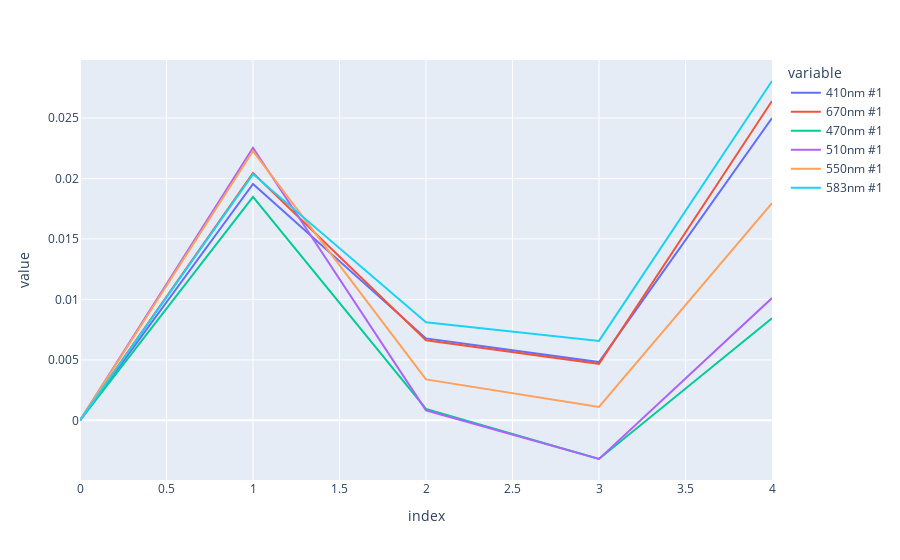
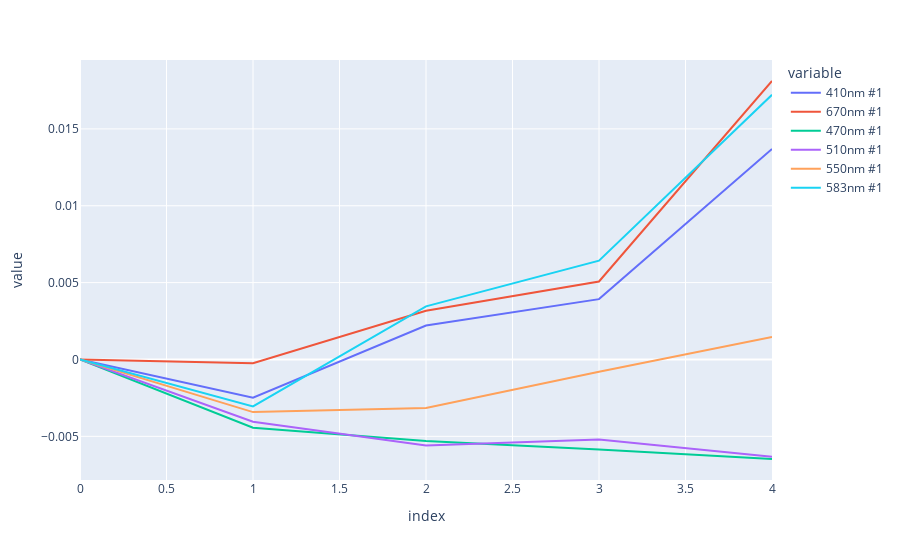
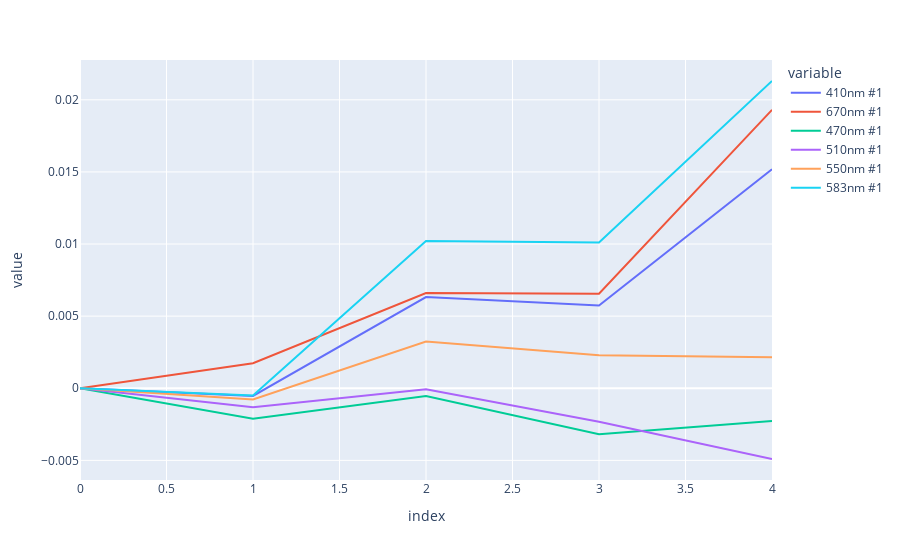
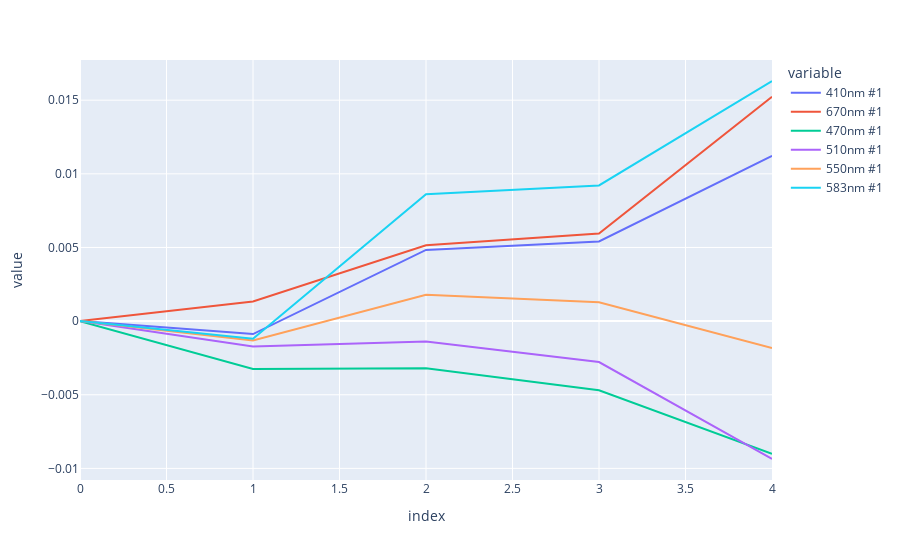

Notebook cell for these charts, in order:
### Code cell
for path in path_list:
    sensor_number = path.split('/')[-1]
    print('sensor_number:', sensor_number)
    
    A = 0
    B = 300000
    df_30C = pd.read_csv(path + '/select_data_calibration_30C.csv')[A:B].reset_index(drop=True)
    df_test_30C = pd.read_csv(path + '/select_data_blind_test_30C.csv')[A:B].reset_index(drop=True)
    df_test_30C_2 = pd.read_csv(path + '/select_data_blind_test_30C_2.csv')[A:B].reset_index(drop=True)
    df_test_30C_3 = pd.read_csv(path + '/select_data_blind_test_30C_3.csv')[A:B].reset_index(drop=True)
    df_test_30C_4 = pd.read_csv(path + '/select_data_blind_test_30C_4.csv')[A:B].reset_index(drop=True)
#     df_test_n10C_5 = pd.read_csv(path + '/select_data_blind_test_n10C_5.csv')[A:B].reset_index(drop=True)
#     df_test_n10C_6 = pd.read_csv(path + '/select_data_blind_test_n10C_6.csv')[A:B].reset_index(drop=True)
    
    test_data_list = [
                      df_30C,
                      df_test_30C, 
                      df_test_30C_2, 
                      df_test_30C_3, 
                      df_test_30C_4, 
#                       df_test_n10C_5, 
#                       df_test_n10C_6
                     ]
    
#     save_figure = True
    cal_channel = '583nm #1'
    QC_channel = '583nm #1'

    '''計算每次QC drift ratio變化'''
    mean_ratio_list = []   
    for i,j in enumerate(test_data_list):
        by_ratio = (j.iloc[10:, 7:13]-df_30C.iloc[10:, 7:13])/df_30C.iloc[10:, 7:13]
        mean_ratio_list.append(by_ratio.mean())
    df_by_mean_ratio = pd.DataFrame(mean_ratio_list)

    fig = px.line(df_by_mean_ratio)
    fig.show()  

    plot_data = []
    for i,j in enumerate(test_data_list):
        by_compensation = j.loc[:,'583nm #1']-j.loc[:,'510nm #1']
        trace_ppm = go.Scatter(y=by_compensation, name='round{}'.format(i+1))
        
#         trace_ppm = go.Scatter(y=j[QC_channel], name=QC_channel+' QC{}'.format(i+1))
        plot_data.append(trace_ppm)


#     title = '{} raw data overlay'.format(QC_channel)    
    layout = go.Layout()
    fig = go.Figure(data=plot_data, layout=layout)
#     fig.show()

### Figure 1 — Plotly figure (JSON) as saved in the notebook; plotly's stock layout.template omitted (floating-point values rounded to 4 significant figures)
{"data": [{"hovertemplate": "variable=410nm #1<br>index=%{x}<br>value=%{y}<extra></extra>", "legendgroup": "410nm #1", "line": {"color": "#636efa", "dash": "solid"}, "mode": "lines", "name": "410nm #1", "orientation": "v", "showlegend": true, "type": "scatter", "x": [0, 1, 2, 3, 4], "xaxis": "x", "y": [0, 0.01954, 0.006779, 0.004821, 0.025], "yaxis": "y"}, {"hovertemplate": "variable=670nm #1<br>index=%{x}<br>value=%{y}<extra></extra>", "legendgroup": "670nm #1", "line": {"color": "#EF553B", "dash": "solid"}, "mode": "lines", "name": "670nm #1", "orientation": "v", "showlegend": true, "type": "scatter", "x": [0, 1, 2, 3, 4], "xaxis": "x", "y": [0, 0.02045, 0.006625, 0.004676, 0.02641], "yaxis": "y"}, {"hovertemplate": "variable=470nm #1<br>index=%{x}<br>value=%{y}<extra></extra>", "legendgroup": "470nm #1", "line": {"color": "#00cc96", "dash": "solid"}, "mode": "lines", "name": "470nm #1", "orientation": "v", "showlegend": true, "type": "scatter", "x": [0, 1, 2, 3, 4], "xaxis": "x", "y": [0, 0.01848, 0.0009414, -0.003187, 0.008448], "yaxis": "y"}, {"hovertemplate": "variable=510nm #1<br>index=%{x}<br>value=%{y}<extra></extra>", "legendgroup": "510nm #1", "line": {"color": "#ab63fa", "dash": "solid"}, "mode": "lines", "name": "510nm #1", "orientation": "v", "showlegend": true, "type": "scatter", "x": [0, 1, 2, 3, 4], "xaxis": "x", "y": [0, 0.02254, 0.0008328, -0.003194, 0.01011], "yaxis": "y"}, {"hovertemplate": "variable=550nm #1<br>index=%{x}<br>value=%{y}<extra></extra>", "legendgroup": "550nm #1", "line": {"color": "#FFA15A", "dash": "solid"}, "mode": "lines", "name": "550nm #1", "orientation": "v", "showlegend": true, "type": "scatter", "x": [0, 1, 2, 3, 4], "xaxis": "x", "y": [0, 0.02227, 0.003386, 0.001108, 0.01796], "yaxis": "y"}, {"hovertemplate": "variable=583nm #1<br>index=%{x}<br>value=%{y}<extra></extra>", "legendgroup": "583nm #1", "line": {"color": "#19d3f3", "dash": "solid"}, "mode": "lines", "name": "583nm #1", "orientation": "v", "showlegend": true, "type": "scatter", "x": [0, 1, 2, 3, 4], "xaxis": "x", "y": [0, 0.02036, 0.008108, 0.00657, 0.02806], "yaxis": "y"}], "layout": {"legend": {"title": {"text": "variable"}, "tracegroupgap": 0}, "margin": {"t": 60}, "xaxis": {"anchor": "y", "domain": [0, 1], "title": {"text": "index"}}, "yaxis": {"anchor": "x", "domain": [0, 1], "title": {"text": "value"}}}}

### Figure 2 — Plotly figure (JSON) as saved in the notebook; plotly's stock layout.template omitted (floating-point values rounded to 4 significant figures)
{"data": [{"hovertemplate": "variable=410nm #1<br>index=%{x}<br>value=%{y}<extra></extra>", "legendgroup": "410nm #1", "line": {"color": "#636efa", "dash": "solid"}, "mode": "lines", "name": "410nm #1", "orientation": "v", "showlegend": true, "type": "scatter", "x": [0, 1, 2, 3, 4], "xaxis": "x", "y": [0, -0.002491, 0.002209, 0.003926, 0.01369], "yaxis": "y"}, {"hovertemplate": "variable=670nm #1<br>index=%{x}<br>value=%{y}<extra></extra>", "legendgroup": "670nm #1", "line": {"color": "#EF553B", "dash": "solid"}, "mode": "lines", "name": "670nm #1", "orientation": "v", "showlegend": true, "type": "scatter", "x": [0, 1, 2, 3, 4], "xaxis": "x", "y": [0, -0.0002424, 0.003165, 0.005073, 0.01812], "yaxis": "y"}, {"hovertemplate": "variable=470nm #1<br>index=%{x}<br>value=%{y}<extra></extra>", "legendgroup": "470nm #1", "line": {"color": "#00cc96", "dash": "solid"}, "mode": "lines", "name": "470nm #1", "orientation": "v", "showlegend": true, "type": "scatter", "x": [0, 1, 2, 3, 4], "xaxis": "x", "y": [0, -0.004437, -0.005296, -0.005852, -0.006475], "yaxis": "y"}, {"hovertemplate": "variable=510nm #1<br>index=%{x}<br>value=%{y}<extra></extra>", "legendgroup": "510nm #1", "line": {"color": "#ab63fa", "dash": "solid"}, "mode": "lines", "name": "510nm #1", "orientation": "v", "showlegend": true, "type": "scatter", "x": [0, 1, 2, 3, 4], "xaxis": "x", "y": [0, -0.004045, -0.005598, -0.005201, -0.006326], "yaxis": "y"}, {"hovertemplate": "variable=550nm #1<br>index=%{x}<br>value=%{y}<extra></extra>", "legendgroup": "550nm #1", "line": {"color": "#FFA15A", "dash": "solid"}, "mode": "lines", "name": "550nm #1", "orientation": "v", "showlegend": true, "type": "scatter", "x": [0, 1, 2, 3, 4], "xaxis": "x", "y": [0, -0.003424, -0.00315, -0.0007991, 0.001463], "yaxis": "y"}, {"hovertemplate": "variable=583nm #1<br>index=%{x}<br>value=%{y}<extra></extra>", "legendgroup": "583nm #1", "line": {"color": "#19d3f3", "dash": "solid"}, "mode": "lines", "name": "583nm #1", "orientation": "v", "showlegend": true, "type": "scatter", "x": [0, 1, 2, 3, 4], "xaxis": "x", "y": [0, -0.003052, 0.003453, 0.006432, 0.01722], "yaxis": "y"}], "layout": {"legend": {"title": {"text": "variable"}, "tracegroupgap": 0}, "margin": {"t": 60}, "xaxis": {"anchor": "y", "domain": [0, 1], "title": {"text": "index"}}, "yaxis": {"anchor": "x", "domain": [0, 1], "title": {"text": "value"}}}}

### Figure 3 — Plotly figure (JSON) as saved in the notebook; plotly's stock layout.template omitted (floating-point values rounded to 4 significant figures)
{"data": [{"hovertemplate": "variable=410nm #1<br>index=%{x}<br>value=%{y}<extra></extra>", "legendgroup": "410nm #1", "line": {"color": "#636efa", "dash": "solid"}, "mode": "lines", "name": "410nm #1", "orientation": "v", "showlegend": true, "type": "scatter", "x": [0, 1, 2, 3, 4], "xaxis": "x", "y": [0, -0.0005343, 0.006325, 0.005742, 0.01518], "yaxis": "y"}, {"hovertemplate": "variable=670nm #1<br>index=%{x}<br>value=%{y}<extra></extra>", "legendgroup": "670nm #1", "line": {"color": "#EF553B", "dash": "solid"}, "mode": "lines", "name": "670nm #1", "orientation": "v", "showlegend": true, "type": "scatter", "x": [0, 1, 2, 3, 4], "xaxis": "x", "y": [0, 0.001731, 0.0066, 0.006553, 0.0193], "yaxis": "y"}, {"hovertemplate": "variable=470nm #1<br>index=%{x}<br>value=%{y}<extra></extra>", "legendgroup": "470nm #1", "line": {"color": "#00cc96", "dash": "solid"}, "mode": "lines", "name": "470nm #1", "orientation": "v", "showlegend": true, "type": "scatter", "x": [0, 1, 2, 3, 4], "xaxis": "x", "y": [0, -0.002108, -0.0005422, -0.003183, -0.002264], "yaxis": "y"}, {"hovertemplate": "variable=510nm #1<br>index=%{x}<br>value=%{y}<extra></extra>", "legendgroup": "510nm #1", "line": {"color": "#ab63fa", "dash": "solid"}, "mode": "lines", "name": "510nm #1", "orientation": "v", "showlegend": true, "type": "scatter", "x": [0, 1, 2, 3, 4], "xaxis": "x", "y": [0, -0.001309, -7.342e-05, -0.00232, -0.004906], "yaxis": "y"}, {"hovertemplate": "variable=550nm #1<br>index=%{x}<br>value=%{y}<extra></extra>", "legendgroup": "550nm #1", "line": {"color": "#FFA15A", "dash": "solid"}, "mode": "lines", "name": "550nm #1", "orientation": "v", "showlegend": true, "type": "scatter", "x": [0, 1, 2, 3, 4], "xaxis": "x", "y": [0, -0.0007788, 0.00324, 0.00228, 0.002143], "yaxis": "y"}, {"hovertemplate": "variable=583nm #1<br>index=%{x}<br>value=%{y}<extra></extra>", "legendgroup": "583nm #1", "line": {"color": "#19d3f3", "dash": "solid"}, "mode": "lines", "name": "583nm #1", "orientation": "v", "showlegend": true, "type": "scatter", "x": [0, 1, 2, 3, 4], "xaxis": "x", "y": [0, -0.0005093, 0.0102, 0.0101, 0.0213], "yaxis": "y"}], "layout": {"legend": {"title": {"text": "variable"}, "tracegroupgap": 0}, "margin": {"t": 60}, "xaxis": {"anchor": "y", "domain": [0, 1], "title": {"text": "index"}}, "yaxis": {"anchor": "x", "domain": [0, 1], "title": {"text": "value"}}}}

### Figure 4 — Plotly figure (JSON) as saved in the notebook; plotly's stock layout.template omitted (floating-point values rounded to 4 significant figures)
{"data": [{"hovertemplate": "variable=410nm #1<br>index=%{x}<br>value=%{y}<extra></extra>", "legendgroup": "410nm #1", "line": {"color": "#636efa", "dash": "solid"}, "mode": "lines", "name": "410nm #1", "orientation": "v", "showlegend": true, "type": "scatter", "x": [0, 1, 2, 3, 4], "xaxis": "x", "y": [0, -0.0008805, 0.004833, 0.005405, 0.01122], "yaxis": "y"}, {"hovertemplate": "variable=670nm #1<br>index=%{x}<br>value=%{y}<extra></extra>", "legendgroup": "670nm #1", "line": {"color": "#EF553B", "dash": "solid"}, "mode": "lines", "name": "670nm #1", "orientation": "v", "showlegend": true, "type": "scatter", "x": [0, 1, 2, 3, 4], "xaxis": "x", "y": [0, 0.001331, 0.005145, 0.005946, 0.01523], "yaxis": "y"}, {"hovertemplate": "variable=470nm #1<br>index=%{x}<br>value=%{y}<extra></extra>", "legendgroup": "470nm #1", "line": {"color": "#00cc96", "dash": "solid"}, "mode": "lines", "name": "470nm #1", "orientation": "v", "showlegend": true, "type": "scatter", "x": [0, 1, 2, 3, 4], "xaxis": "x", "y": [0, -0.003246, -0.003202, -0.0047, -0.00901], "yaxis": "y"}, {"hovertemplate": "variable=510nm #1<br>index=%{x}<br>value=%{y}<extra></extra>", "legendgroup": "510nm #1", "line": {"color": "#ab63fa", "dash": "solid"}, "mode": "lines", "name": "510nm #1", "orientation": "v", "showlegend": true, "type": "scatter", "x": [0, 1, 2, 3, 4], "xaxis": "x", "y": [0, -0.001727, -0.001386, -0.002783, -0.009362], "yaxis": "y"}, {"hovertemplate": "variable=550nm #1<br>index=%{x}<br>value=%{y}<extra></extra>", "legendgroup": "550nm #1", "line": {"color": "#FFA15A", "dash": "solid"}, "mode": "lines", "name": "550nm #1", "orientation": "v", "showlegend": true, "type": "scatter", "x": [0, 1, 2, 3, 4], "xaxis": "x", "y": [0, -0.001319, 0.001794, 0.001279, -0.001821], "yaxis": "y"}, {"hovertemplate": "variable=583nm #1<br>index=%{x}<br>value=%{y}<extra></extra>", "legendgroup": "583nm #1", "line": {"color": "#19d3f3", "dash": "solid"}, "mode": "lines", "name": "583nm #1", "orientation": "v", "showlegend": true, "type": "scatter", "x": [0, 1, 2, 3, 4], "xaxis": "x", "y": [0, -0.001201, 0.008621, 0.009214, 0.0163], "yaxis": "y"}], "layout": {"legend": {"title": {"text": "variable"}, "tracegroupgap": 0}, "margin": {"t": 60}, "xaxis": {"anchor": "y", "domain": [0, 1], "title": {"text": "index"}}, "yaxis": {"anchor": "x", "domain": [0, 1], "title": {"text": "value"}}}}
